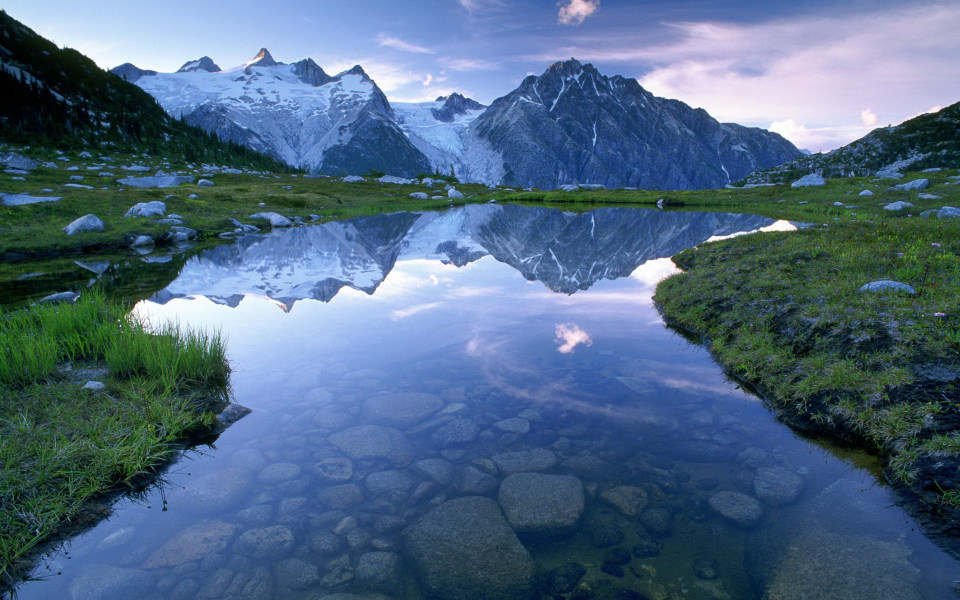
#> input picture Test Images/landscape.jpeg, 1920 x 1200 px, found by its file name (shown at 1/2 size)
$ python 'Image Procesing and Altering.py'
#> lines starting #> are read from the running program, lines starting #| are printed output that depends on the picture; after the words box and inside, x2 and y2 are one past the last pixel; in counts of white or black regions, pixels touching at a corner belong together
import cv2
# ImageEnhance from PIL library will make this filter work easily
import numpy as np

def ig_filter(s):

#> called with s = 'C:\\Users\\piyus\\Desktop\\landscape.jpeg'
    img = cv2.imread(s)
#> img is the input picture: shape (1200, 1920, 3); mean B, G, R 130.1, 103.9, 78.5
    img = cv2.resize(img,(720,720))
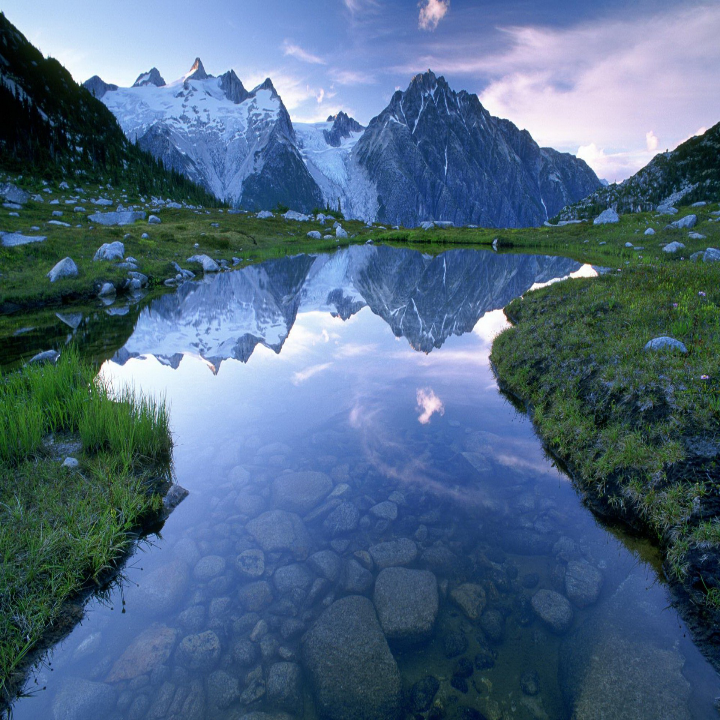
#> img: shape (720, 720, 3); mean B, G, R 130, 103.9, 78.4

    brightness_factor = 0.5
    contrast_factor = 1.5

    # Decrease brightness
    darkened_image = cv2.multiply(img, np.array([brightness_factor]))
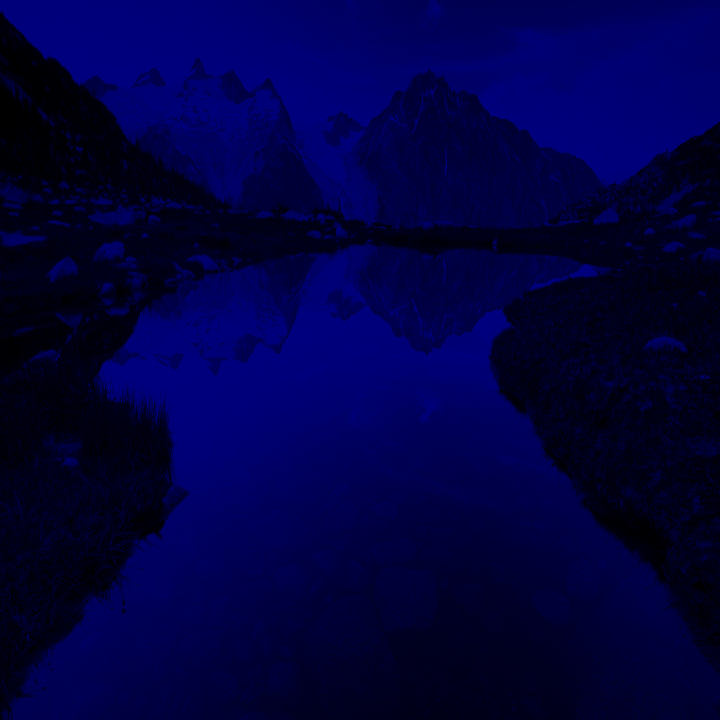
#> darkened_image: shape (720, 720, 3); mean B, G, R 65, 0, 0

    # Increase contrast
    c_b_alt = cv2.addWeighted(darkened_image, contrast_factor, np.zeros_like(img), 0, 0)
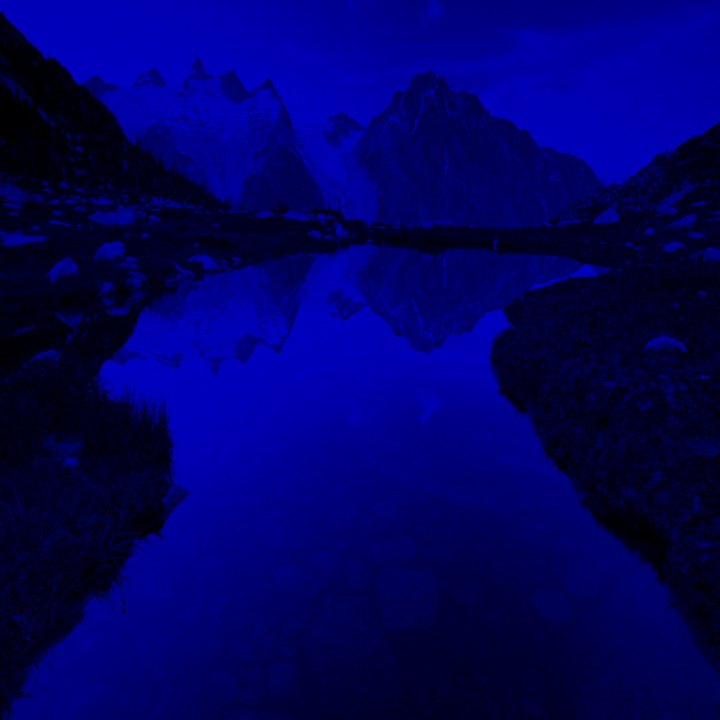
#> c_b_alt: shape (720, 720, 3); mean B, G, R 97.5, 0, 0


    # converting image BGR to HSV
    hsv_img = cv2.cvtColor(c_b_alt,cv2.COLOR_BGR2HSV)
#> hsv_img: shape (720, 720, 3); mean H, S, V 119.8, 254.6, 97.5
    # splitting colour channels
    h,s,v = cv2.split(hsv_img)
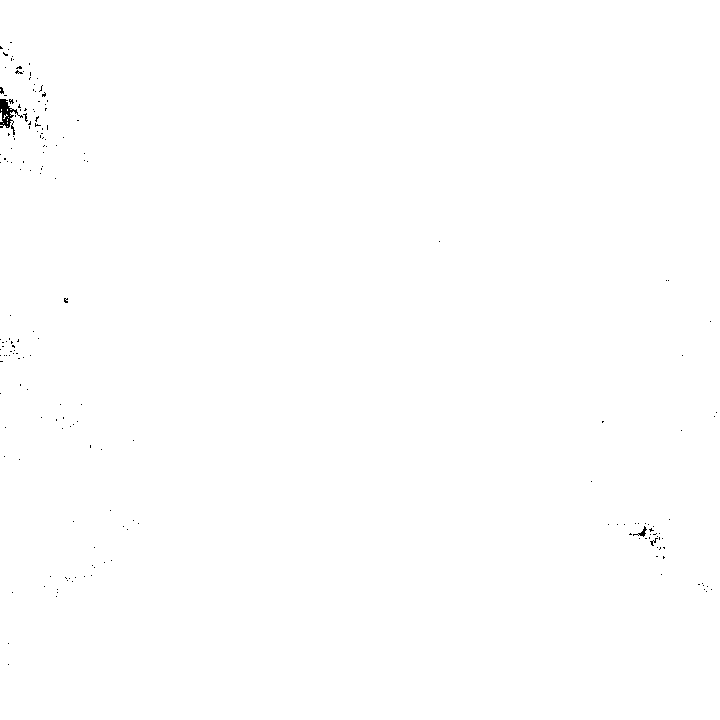
#> h: shape (720, 720); values 0 (black) and 120 (white), 99.8% white; black in thin lines or dots, all inside (x1, y1, x2, y2) = (0, 42, 717, 665)
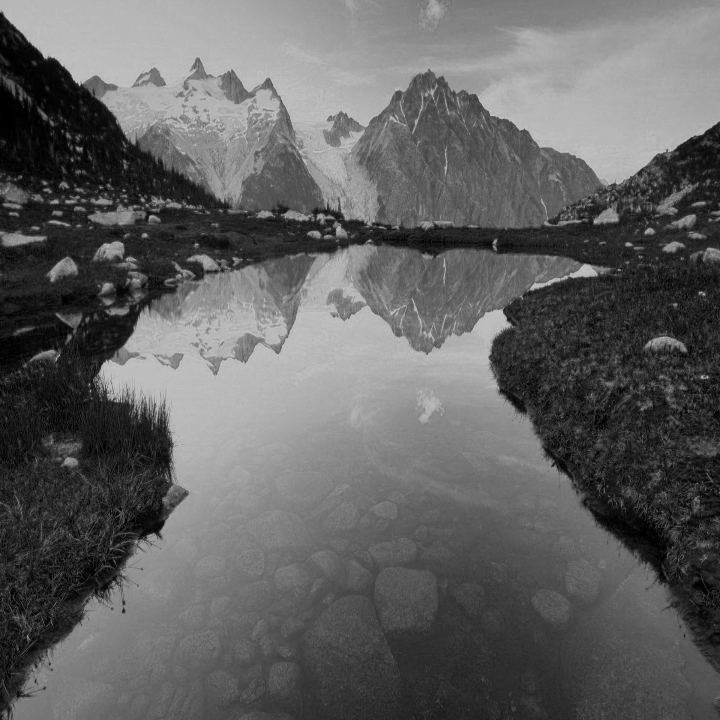
#> v: shape (720, 720); min 0, max 192, mean 97.5
    # altering the Saturation channel
    s_alterted = np.clip(s * 1.5, 0, 255).astype(np.uint8)
    # merging back the h,s,v channels
    adjusted_image = cv2.merge([h, s_alterted, v])
    # final edited image
    edited = cv2.cvtColor(adjusted_image,cv2.COLOR_HSV2BGR)

    cv2.imshow("image",img)
    # [7 lines of commented-out code are left out]
    cv2.imshow("edited",edited)

    cv2.waitKey(0)
    cv2.destroyAllWindows()

img_path = r"C:\Users\piyus\Desktop\landscape.jpeg"
ig_filter(img_path)
